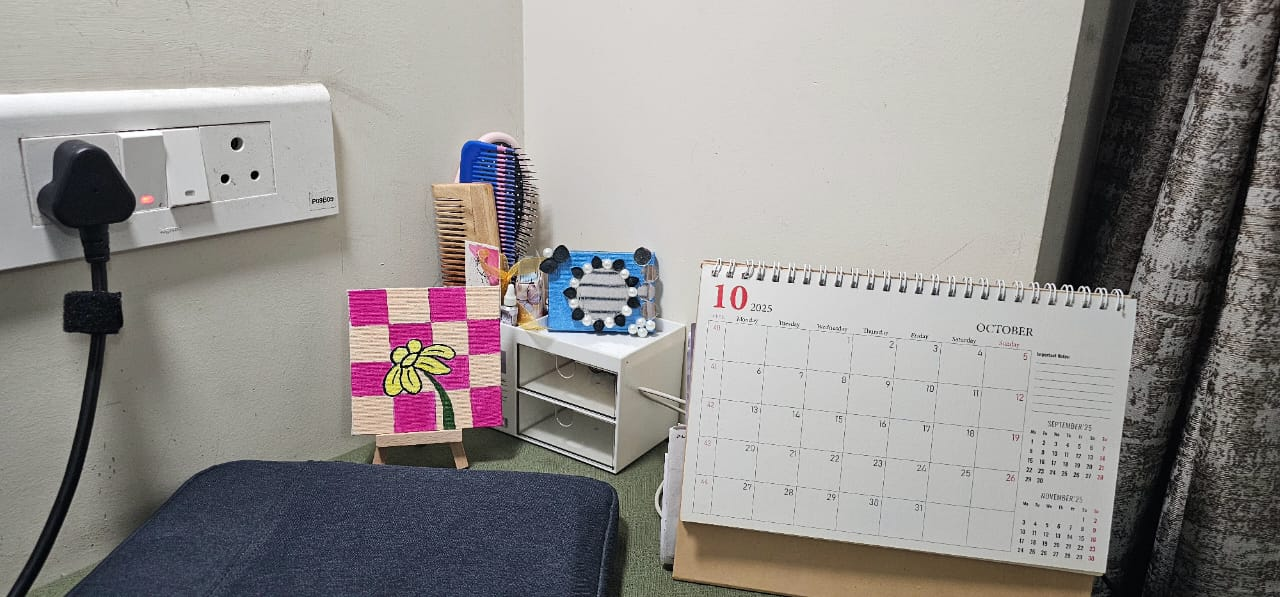
#> input picture data/im1_real.jpeg, 1280 x 597 px
$ python Final2.py
#> lines starting #> are read from the running program, lines starting #| are printed output that depends on the picture
import cv2
import numpy as np
import matplotlib.pyplot as plt
import open3d as o3d
from mpl_toolkits.mplot3d import Axes3D
from scipy.optimize import least_squares

# --- Configuration ---
image_path_1 = 'data/im1_real.jpeg'
image_path_2 = 'data/im2_real.jpeg'
sift_matches_output_path = 'sift_matches_all.png'
sift_selected_matches_output_path = 'sift_selected_matches_numbered.png'  # NEW
image1_numbered_output_path = 'image1_selected_points_numbered.png'  # NEW
image2_numbered_output_path = 'image2_selected_points_numbered.png'  # NEW
reconstructed_scene_output_path = 'reconstructed_scene_dense.ply'
reconstructed_scene_render_output_path = 'reconstructed_scene_render_numbered.png'  # UPDATED

# --- 1. Load Images ---
print("="*60)
print("3D RECONSTRUCTION USING GOLD STANDARD METHOD")
print("="*60)

try:
    img1_color = cv2.imread(image_path_1)
#> img1_color is the input picture: shape (597, 1280, 3); mean B, G, R 141, 143, 146.5
    img2_color = cv2.imread(image_path_2)
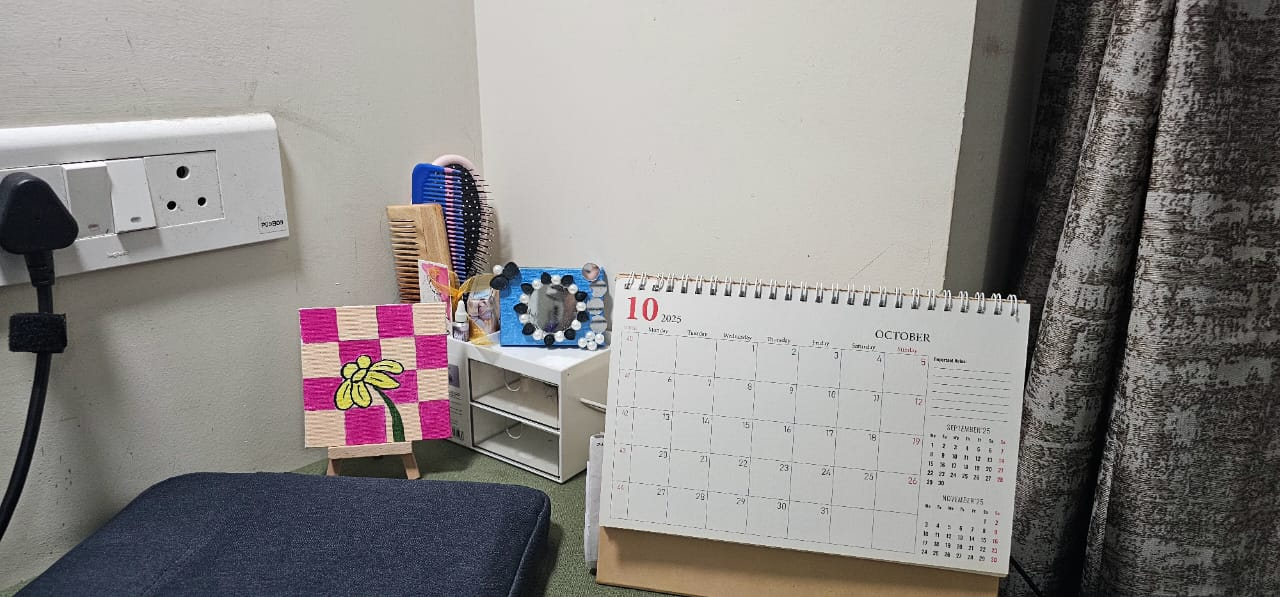
#> input picture data/im2_real.jpeg, 1280 x 597 px
#> img2_color is the input picture: shape (597, 1280, 3); mean B, G, R 132.6, 134.6, 138
    img1_gray = cv2.imread(image_path_1, cv2.IMREAD_GRAYSCALE)
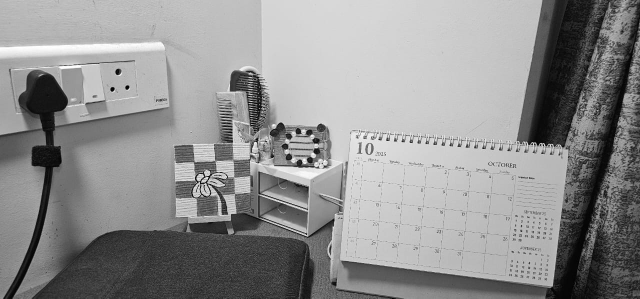
#> img1_gray: shape (597, 1280) (shown at 1/2 size); min 0, max 255, mean 143.9
    img2_gray = cv2.imread(image_path_2, cv2.IMREAD_GRAYSCALE)
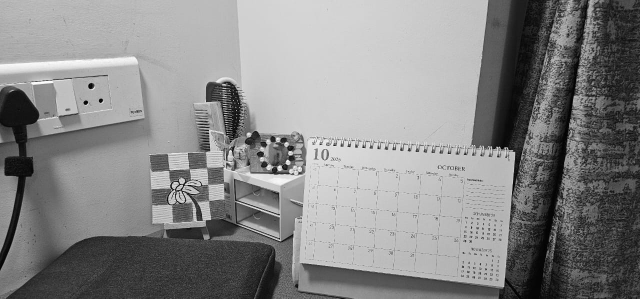
#> img2_gray: shape (597, 1280) (shown at 1/2 size); min 0, max 255, mean 135.4

    if img1_color is None or img2_color is None or img1_gray is None or img2_gray is None:
        raise FileNotFoundError("Could not load images. Check paths.")
except FileNotFoundError as e:
    print(f"Error: {e}")
    exit()

print("\n[1] Images loaded successfully.")
print(f"    Image 1 shape: {img1_color.shape}")
#|     Image 1 shape: (597, 1280, 3)
print(f"    Image 2 shape: {img2_color.shape}")
#|     Image 2 shape: (597, 1280, 3)

# --- 2. SIFT Feature Detection and Matching ---
print("\n[2] Running SIFT feature detection and matching...")
sift = cv2.SIFT_create()
kp1, des1 = sift.detectAndCompute(img1_gray, None)
#> kp1 = 3152 keypoints; strongest (x, y, size): (254, 175, 5.2), (225, 178, 5.5), (1087, 290, 1.8), (1064, 288, 2)
kp2, des2 = sift.detectAndCompute(img2_gray, None)
#> kp2 = 3631 keypoints; strongest (x, y, size): (201, 201, 5.2), (171, 205, 5.5), (182, 172, 7.3), (559, 336, 6.8)

print(f"    Detected {len(kp1)} keypoints in image 1")
#|     Detected 3152 keypoints in image 1
print(f"    Detected {len(kp2)} keypoints in image 2")
#|     Detected 3631 keypoints in image 2

# BFMatcher with ratio test (Lowe's ratio test)
bf = cv2.BFMatcher(cv2.NORM_L2, crossCheck=False)
matches = bf.knnMatch(des1, des2, k=2)
#> matches = 3152 matches

# Apply Lowe's ratio test
good_matches = []
for pair in matches:
    if len(pair) == 2:
        m, n = pair
        if m.distance < 0.75 * n.distance:
            good_matches.append(m)
#> after the loop, good_matches = 636 matches

print(f"    Found {len(good_matches)} good matches after ratio test.")
#|     Found 636 good matches after ratio test.

# Additional filtering using geometric consistency (optional but recommended)
if len(good_matches) >= 8:
    pts1_test = np.float32([kp1[m.queryIdx].pt for m in good_matches])
#> pts1_test = 636 pairs, first value 19.49 to 1275.4, second value 8.56 to 593
    pts2_test = np.float32([kp2[m.trainIdx].pt for m in good_matches])
#> pts2_test = 636 pairs, first value 6.76 to 1196.9, second value 15.68 to 590.2

    # Use RANSAC to find geometrically consistent matches
    _, inlier_mask = cv2.findHomography(pts1_test, pts2_test, cv2.RANSAC, 5.0)
#> inlier_mask = 636 values, max 1 at index 12, min 0 at index 0, mean 0.55

    if inlier_mask is not None:
        inlier_matches = [good_matches[i] for i in range(len(good_matches)) if inlier_mask[i]]
#> inlier_matches = 350 matches
        print(f"    Found {len(inlier_matches)} geometrically consistent matches after RANSAC filtering")
#|     Found 350 geometrically consistent matches after RANSAC filtering

        # Use inlier matches for visualization and reconstruction
        good_matches = inlier_matches
#> good_matches = 350 matches

# Save SIFT Matches Visualization (show up to 200 best matches)
if len(good_matches) > 0:
    # Sort by distance to show best matches
    good_matches_sorted = sorted(good_matches, key=lambda x: x.distance)
#> good_matches_sorted = 350 matches
    num_matches_to_show = min(200, len(good_matches_sorted))
#> num_matches_to_show = 200

    img_matches_all = cv2.drawMatches(
        img1_color, kp1,
        img2_color, kp2,
        good_matches_sorted[:num_matches_to_show],
        None,
        matchColor=(0, 255, 0),  # Green lines
        singlePointColor=(255, 0, 0),  # Red points
        flags=cv2.DrawMatchesFlags_NOT_DRAW_SINGLE_POINTS
    )
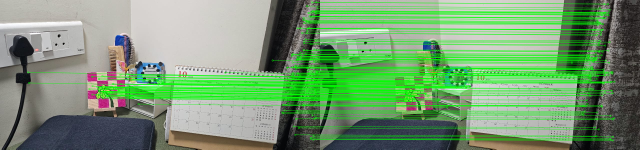
#> img_matches_all: shape (597, 2560, 3) (shown at 1/4 size); mean B, G, R 114.1, 155.8, 118.4
    cv2.imwrite(sift_matches_output_path, img_matches_all)
    print(f"    SIFT matches visualization saved to {sift_matches_output_path}")
    print(f"    Showing {num_matches_to_show} best matches out of {len(good_matches)} total")
#|     Showing 200 best matches out of 350 total

# --- 3. Extract Correspondence Points ---
pts1 = np.float32([kp1[m.queryIdx].pt for m in good_matches])
#> pts1 = 350 pairs, first value 85.04 to 1275.4, second value 8.56 to 586.5
pts2 = np.float32([kp2[m.trainIdx].pt for m in good_matches])
#> pts2 = 350 pairs, first value 29.27 to 1184.9, second value 15.68 to 590.2

print(f"\n[3] Extracted {len(pts1)} correspondence point pairs")
#| [3] Extracted 350 correspondence point pairs

# ============================================================================
# ALGORITHM 11.1: NORMALIZED 8-POINT ALGORITHM
# ============================================================================

def normalize_points(pts):
    """
    Normalize points by translating to centroid and scaling.
    Returns normalized points and transformation matrix.

    Reference: Hartley & Zisserman, "Multiple View Geometry", Algorithm 4.2
    """
    # Compute centroid
    centroid = np.mean(pts, axis=0)
#> centroid = [1008.6, 300.9]

    # Translate points to origin
    pts_centered = pts - centroid
#> pts_centered = 350 pairs, first value -923.6 to 266.8, second value -292.3 to 285.6

    # Compute average distance from origin
    avg_dist = np.mean(np.sqrt(np.sum(pts_centered**2, axis=1)))
#> avg_dist = 329.5

    # Scale factor: make average distance sqrt(2)
    scale = np.sqrt(2) / avg_dist
#> scale = 0.00429

    # Normalization matrix
    T = np.array([
        [scale, 0, -scale * centroid[0]],
        [0, scale, -scale * centroid[1]],
        [0, 0, 1]
    ])
#> T = [[0.00429, 0, -4.33], [0, 0.00429, -1.29], [0, 0, 1]]

    # Apply normalization
    pts_homogeneous = np.hstack([pts, np.ones((pts.shape[0], 1))])
#> pts_homogeneous = 350 rows, first 8: [85.04, 284.1, 1], [111.6, 288.7, 1], [115.4, 331.4, 1], [119.4, 293.1, 1], [350.7, 326.7, 1], [356.8, 355.6, 1], [367.9, 306.7, 1], [367.9, 306.7, 1]
    pts_normalized = (T @ pts_homogeneous.T).T
#> pts_normalized = 350 rows, first 8: [-3.96, -0.072, 1], [-3.85, -0.0523, 1], [-3.83, 0.131, 1], [-3.82, -0.0334, 1], [-2.82, 0.111, 1], [-2.8, 0.235, 1], [-2.75, 0.0249, 1], [-2.75, 0.0249, 1]

    return pts_normalized[:, :2], T

def compute_fundamental_matrix_normalized_8point(pts1, pts2):
    """
    Algorithm 11.1: Normalized 8-Point Algorithm for Fundamental Matrix.

    Reference: Hartley & Zisserman, "Multiple View Geometry", Algorithm 11.1

    Args:
        pts1: Nx2 array of points in image 1
        pts2: Nx2 array of points in image 2

    Returns:
        F: 3x3 Fundamental matrix
    """
    assert len(pts1) >= 8, "Need at least 8 point correspondences"

    # Step 1: Normalize point coordinates
    pts1_norm, T1 = normalize_points(pts1)
#> pts1_norm = 350 pairs, first value -3.96 to 1.15, second value -1.25 to 1.23; T1 has the same summary as T in normalize_points
    pts2_norm, T2 = normalize_points(pts2)
#> in normalize_points (call 2), `pts_homogeneous = np.hstack([pts, np.ones((pts.shape[0], 1))])`: pts_homogeneous = 350 rows, first 8: [29.27, 303.7, 1], [57.15, 310, 1], [59.88, 350.7, 1], [64.01, 314.8, 1], [302, 343.3, 1], [309.3, 371.7, 1], [318.6, 325, 1], [318.6, 325, 1]
#> in normalize_points (call 2), `pts_normalized = (T @ pts_homogeneous.T).T`: pts_normalized = 350 rows, first 8: [-4.05, -0.0215, 1], [-3.92, 0.0068, 1], [-3.91, 0.19, 1], [-3.89, 0.0285, 1], [-2.82, 0.157, 1], [-2.78, 0.285, 1], [-2.74, 0.0744, 1], [-2.74, 0.0744, 1]
#> pts2_norm = 350 pairs, first value -4.05 to 1.16, second value -1.32 to 1.27; T2 = [[0.00451, 0, -4.18], [0, 0.00451, -1.39], [0, 0, 1]]

    # Step 2: Construct matrix A for the linear system
    N = len(pts1_norm)
#> N = 350
    A = np.zeros((N, 9))

    for i in range(N):
        x1, y1 = pts1_norm[i]
        x2, y2 = pts2_norm[i]
        A[i] = [x2*x1, x2*y1, x2, y2*x1, y2*y1, y2, x1, y1, 1]
#> this loop made 350 passes
#> (x1, y1, x2, y2) on passes 1 to 3: (-3.96, -0.072, -4.05, -0.0215), (-3.85, -0.0523, -3.92, 0.0068), (-3.83, 0.131, -3.91, 0.19)

    # Step 3: Solve using SVD (homogeneous least squares)
    # F is the last column of V (corresponding to smallest singular value)
    U, S, Vt = np.linalg.svd(A)
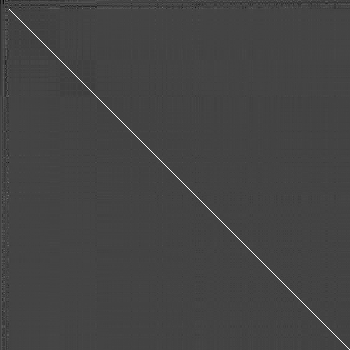
#> U: shape (350, 350) float64; min -0.362, max 0.993, mean 2.71e-05; drawn with min black and max white
#> S = [70.15, 29.62, 19.77, 7.86, 6.81, 4.14, 0.109, 0.0725, 0.0319]
    F_norm = Vt[-1].reshape(3, 3)
#> F_norm = [[0.000967, -0.0543, -0.0261], [0.0475, -0.0015, 0.693], [0.0384, -0.716, 0.000132]]
#> (the rest of the program and of its run is left out)
